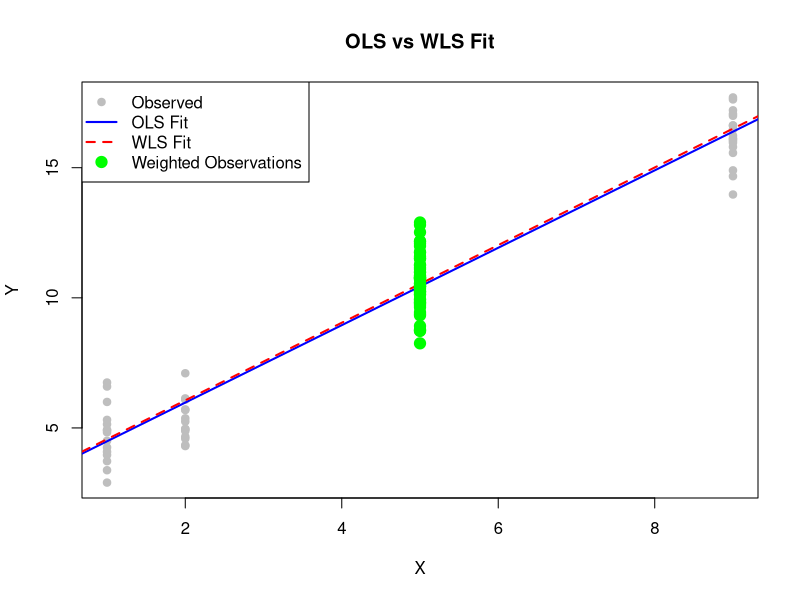
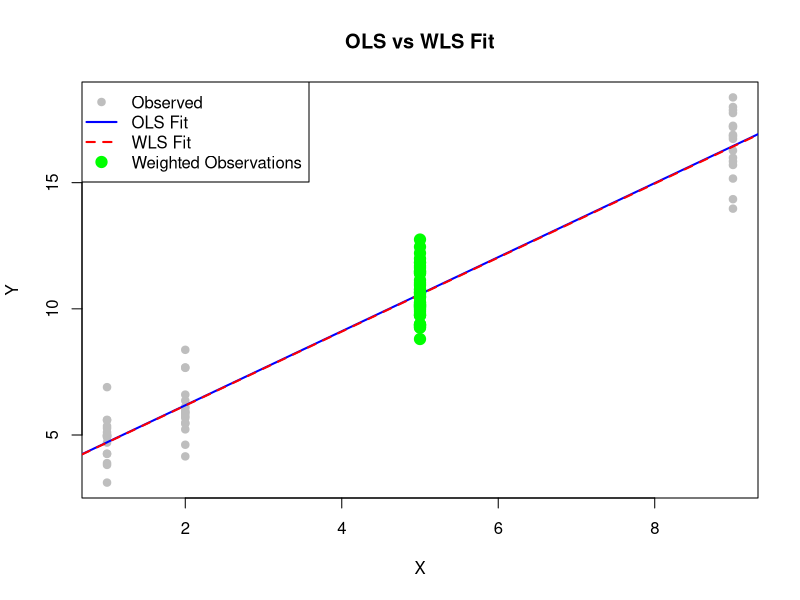

Write R code to recreate these figures, in order.
# Set seed for reproducibility
set.seed(123)

# Model Parameters
theta_0 <- 3         # Intercept
theta_1 <- 1.5       # Slope
sigma_squared <- 1.2 # Variance of error term
sigma <- sqrt(sigma_squared) # Standard deviation
N <- 100             # Number of observations

# Define unique X values and their probabilities
X_values <- c(1, 2, 5, 9)
probabilities <- c(1, 1, 3, 1) / 6 # Probabilities sum to 1

# Simulate predictor variable X
X <- sample(X_values, size = N, replace = TRUE, prob = probabilities)
epsilon <- rnorm(N, mean = 0, sd = sigma)
Y <- theta_0 + theta_1 * X + epsilon

# Create a data frame
data <- data.frame(X = X, Y = Y)

# Assign weights based on X values
data$w <- ifelse(data$X == 5, 0.35, 0.1)

# Inspect the first few rows
head(data)

# Fit OLS model
ols_model <- lm(Y ~ X, data = data)

# Fit WLS model
wls_model <- lm(Y ~ X, data = data, weights = w)

# Summaries
ols_summary <- summary(ols_model)
wls_summary <- summary(wls_model)

# Print OLS Summary
cat("=== OLS Model Summary ===\n")
print(ols_summary)

# Print WLS Summary
cat("\n=== WLS Model Summary ===\n")
print(wls_summary)

# Compare Parameter Estimates
ols_coef <- coef(ols_model)
wls_coef <- coef(wls_model)

comparison <- data.frame(
  Parameter = names(ols_coef),
  OLS_Estimate = ols_coef,
  WLS_Estimate = wls_coef
)

cat("\n=== Parameter Estimates Comparison ===\n")
print(comparison)

# Compare Standard Errors
ols_se <- ols_summary$coefficients[, "Std. Error"]
wls_se <- wls_summary$coefficients[, "Std. Error"]

se_comparison <- data.frame(
  Parameter = names(ols_coef),
  OLS_Std_Error = ols_se,
  WLS_Std_Error = wls_se
)

cat("\n=== Standard Errors Comparison ===\n")
print(se_comparison)

# Compare Residual Standard Error
residual_se <- data.frame(
  Model = c("OLS", "WLS"),
  Residual_SE = c(ols_summary$sigma, wls_summary$sigma)
)

cat("\n=== Residual Standard Error Comparison ===\n")
print(residual_se)

# Visualization
plot(data$X, data$Y, main = "OLS vs WLS Fit", 
     xlab = "X", ylab = "Y", pch = 19, col = "grey")

# Add OLS fitted line
abline(ols_model, col = "blue", lwd = 2)

# Add WLS fitted line
abline(wls_model, col = "red", lwd = 2, lty = 2)

# Highlight weighted observations (w=0.35)
points(data$X[data$w == 0.35], data$Y[data$w == 0.35], 
       col = "green", pch = 19, cex = 1.5)

# Add legend
legend("topleft", legend = c("Observed", "OLS Fit", "WLS Fit", "Weighted Observations"),
       col = c("grey", "blue", "red", "green"), 
       pch = c(19, NA, NA, 19), 
       lty = c(NA, 1, 2, NA), 
       lwd = c(NA, 2, 2, NA),
       pt.cex = c(1, NA, NA, 1.5))




#----------------------Do it using rep instead---------------------------------------------

# Set seed for reproducibility
set.seed(123)

# Model Parameters
theta_0 <- 3         # Intercept
theta_1 <- 1.5       # Slope
sigma_squared <- 1.2 # Variance of error term
sigma <- sqrt(sigma_squared) # Standard deviation
N <- 100             # Number of observations

# Define the X pattern
X_pattern <- c(1, 2, 5, 5, 5, 9)

# Use rep to repeat the pattern to reach N=100 observations
# 'length.out' ensures the total length is exactly N=100
X <- rep(X_pattern, times = ceiling(N / length(X_pattern)), length.out = N)

# Define a named vector for weights based on X values
weights_map <- c("1" = 0.1, "2" = 0.1, "5" = 0.35, "9" = 0.1)

# Assign weights to each observation based on X
W <- weights_map[as.character(X)]

# Simulate error term epsilon
epsilon <- rnorm(N, mean = 0, sd = sigma)

# Generate response variable Y
Y <- theta_0 + theta_1 * X + epsilon

# Create a data frame with all variables
data <- data.frame(X = X, Y = Y, W = W)

# Inspect the first few rows
head(data)

# Fit OLS model
ols_model <- lm(Y ~ X, data = data)

# Fit WLS model using weights W
wls_model <- lm(Y ~ X, data = data, weights = W)

# Summaries
ols_summary <- summary(ols_model)
wls_summary <- summary(wls_model)

# Print OLS Summary
cat("=== OLS Model Summary ===\n")
print(ols_summary)

# Print WLS Summary
cat("\n=== WLS Model Summary ===\n")
print(wls_summary)

# Compare Parameter Estimates
ols_coef <- coef(ols_model)
wls_coef <- coef(wls_model)

comparison <- data.frame(
  Parameter = names(ols_coef),
  OLS_Estimate = ols_coef,
  WLS_Estimate = wls_coef
)

cat("\n=== Parameter Estimates Comparison ===\n")
print(comparison)

# Compare Standard Errors
ols_se <- ols_summary$coefficients[, "Std. Error"]
wls_se <- wls_summary$coefficients[, "Std. Error"]

se_comparison <- data.frame(
  Parameter = names(ols_coef),
  OLS_Std_Error = ols_se,
  WLS_Std_Error = wls_se
)

cat("\n=== Standard Errors Comparison ===\n")
print(se_comparison)

# Compare Residual Standard Error
residual_se <- data.frame(
  Model = c("OLS", "WLS"),
  Residual_SE = c(ols_summary$sigma, wls_summary$sigma)
)

cat("\n=== Residual Standard Error Comparison ===\n")
print(residual_se)

# Visualization
plot(data$X, data$Y, main = "OLS vs WLS Fit",
     xlab = "X", ylab = "Y", pch = 19, col = "grey")

# Add OLS fitted line
abline(ols_model, col = "blue", lwd = 2)

# Add WLS fitted line
abline(wls_model, col = "red", lwd = 2, lty = 2)

# Highlight weighted observations (W = 0.35)
points(data$X[data$W == 0.35], data$Y[data$W == 0.35],
       col = "green", pch = 19, cex = 1.5)

# Add legend
legend("topleft", legend = c("Observed", "OLS Fit", "WLS Fit", "Weighted Observations"),
       col = c("grey", "blue", "red", "green"),
       pch = c(19, NA, NA, 19),
       lty = c(NA, 1, 2, NA),
       lwd = c(NA, 2, 2, NA),
       pt.cex = c(1, NA, NA, 1.5))
